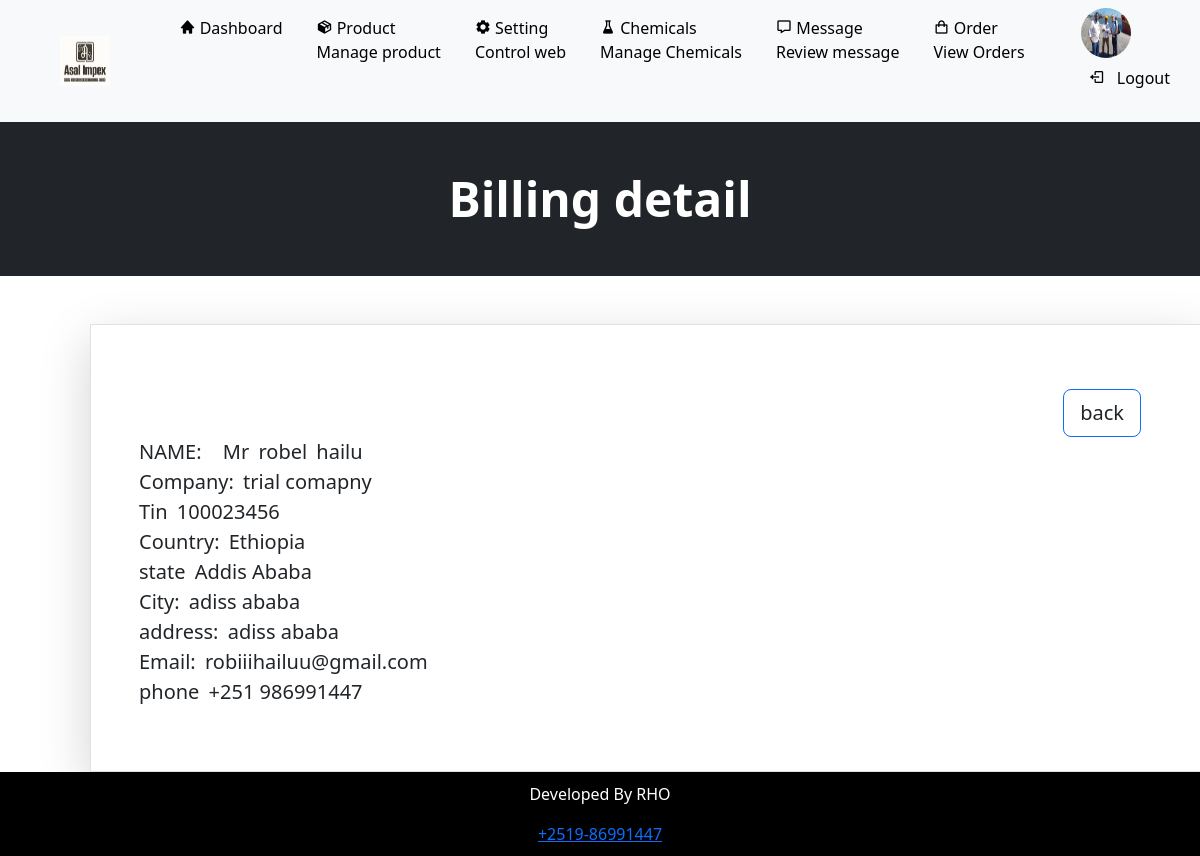
Page /admin/show-billing.php?id=45 (signed in) on the committed database.
### tables this page shows
CREATE TABLE `billing_tbl` (
  `id` int(11) NOT NULL,
  `company_name` varchar(255) NOT NULL,
  `tin` varchar(20) NOT NULL,
  `title` varchar(10) NOT NULL,
  `first_name` varchar(100) NOT NULL,
  `last_name` varchar(100) NOT NULL,
  `address1` varchar(255) NOT NULL,
  `city` varchar(100) NOT NULL,
  `country` varchar(100) NOT NULL,
  `state` varchar(100) NOT NULL,
  `email` varchar(255) NOT NULL,
  `phone` varchar(20) NOT NULL,
  `created_at` timestamp NOT NULL DEFAULT current_timestamp()
);

### Admin/show-billing.php (the view, shortened to what this page needs)
<?php
include('../config/constant.php');
if (isset($_GET['id'])){
    $bid = $_GET['id'];
} else {
    header('Location: ' . SITEURL . 'admin/order.php');
    exit();
}
$sql = "SELECT * FROM billing_tbl WHERE id=$bid";
$res = mysqli_query($conn, $sql);
if ($res == true) {
    $count = mysqli_num_rows($res);
    if ($count == 1) {
        $row = mysqli_fetch_assoc($res);
        $name = $row['company_name'];
        $tin = $row['tin'];
        $title = $row['title'];
        $first_name = $row['first_name'];
        $last_name = $row['last_name'];
        $address1 = $row['address1'];
        $city = $row['city'];
        $country = $row['country'];
        $state = $row['state'];
        $email = $row['email'];
        $phone = $row['phone'];
    } else {
        header("location:" . SITEURL . 'admin/order.php');
    }
}
?>
<!DOCTYPE html>
<html lang="en">
<head>
    <link rel="stylesheet" href="https://cdn.jsdelivr.net/npm/boxicons@2.1.0/css/boxicons.min.css">
    <link rel="stylesheet" href="https://cdnjs.cloudflare.com/ajax/libs/font-awesome/5.15.3/css/all.min.css">
</head>
<body>
<?php
include('./partials/menu.php');
?>
  <div class="container-fluid bg-dark mb-5 p-5">
        <div class="fw-bold display-5 text-center text-white">
            Billing detail
        </div>
</div>
<div class="container">
<div>
<div class="container border shadow-lg lead  p-5 ms-5">
<p class="text-start">
<div class="text-end">
<a href="<?php echo SITEURL; ?>admin/order.php" class="btn btn-lg btn-outline-primary text-end text-dark  me-3">back</a>
</div>
    <div class="row justify content center">
    <div class="col-12">
    <b>NAME:</b>
<span class="ms-3 "> <?php echo $title ?> </span><span class="ms-1"> <?php echo $first_name ?> </span><span class="ms-1 me-3"> <?php echo $last_name ?> </span>
<br>
<b>Company:</b><span class="ms-1 me-3  text-start"> <?php echo $name ?> </span><br>
<b>Tin</b><span class="ms-1 me-3  text-start"> <?php echo $tin ?> </span><br>
<b>Country:</b><span class="ms-1 me-3  text-start"> <?php echo $country ?> </span><br>
<b>state</b><span class="ms-1 me-3  text-start"> <?php echo $state ?> </span><br>
<b>City:</b><span class="ms-1 me-3  text-start"> <?php echo $city ?> </span><br>
<b>address:</b><span class="ms-1 me-3  text-start"> <?php echo $address1 ?> </span><br>
<b>Email:</b><span class="ms-1 me-3  text-start"> <?php echo $email ?> </span><br>
<b>phone</b><span class="ms-1 me-3  text-start"> <?php echo $phone?> </span>
</div>
</div>
</p>
</div>
</div>
</div>
 <?php
include('./partials/footer.php');
?>
</body>
</html>

### Admin/partials/footer.php (style rules this page uses)
body { margin: 0; padding: 0; display: flex; flex-direction: column; min-height: 100vh; }

### rows in the picture
billing_tbl: title "Mr", first_name "robel", last_name "hailu", company_name "trial comapny", tin "100023456", country "Ethiopia", state "Addis Ababa", city "adiss ababa", address1 "adiss ababa", email "robiiihailuu@gmail.com", phone "+251 986991447"
